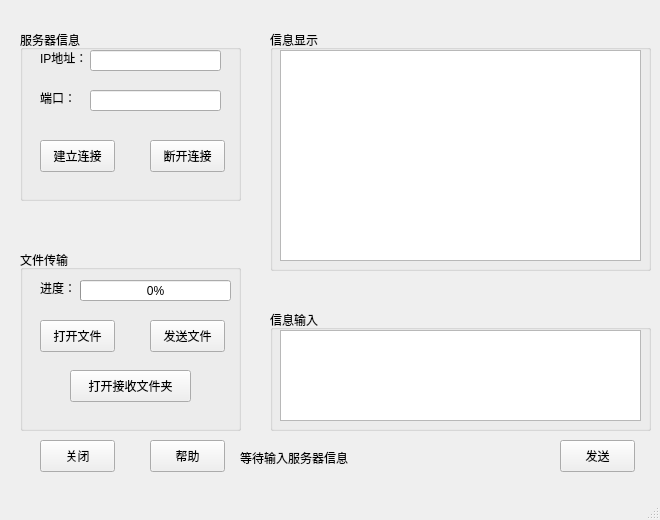
<?xml version="1.0" encoding="UTF-8"?>
<ui version="4.0">
 <class>MainWindow</class>
 <widget class="QMainWindow" name="MainWindow">
  <property name="geometry">
   <rect>
    <x>0</x>
    <y>0</y>
    <width>660</width>
    <height>520</height>
   </rect>
  </property>
  <property name="windowTitle">
   <string>客户端</string>
  </property>
  <property name="styleSheet">
   <string notr="true">MainWindow{
background-color:#EEEEEE
}
QPalette{background:#CFDDEE;}QGroupBox#gboxDevicePanel&gt;QLabel{color:#324C6C;}

QWidget#frmMain,QWidget[Form=&quot;true&quot;]{
border:1px solid #B4C2D7;
border-radius:0px;
}

.QFrame{
border:1px solid #B4C2D7;
border-radius:5px;
}

QLabel,QLineEdit,QTextEdit,QPlainTextEdit,QSpinBox,QGroupBox,QComboBox,QDateEdit,QTimeEdit,QDateTimeEdit,QSpinBox,QTreeView,QListView,QTableView,QTabWidget::pane{
color:#324C6C;
}

QWidget#widget_title{
background:qlineargradient(spread:pad,x1:0,y1:0,x2:0,y2:1,stop:0 #C0D3EB,stop:1 #BCCFE7);
}

QLabel#lab_Ico,QLabel#lab_Title{
border-radius:0px;
color:#324C6C;
background-color:rgba(0,0,0,0);
border-style:none;
}

QToolButton::menu-indicator{
image:None;
}

QToolButton,QWidget#widget_frm&gt;QLabel{
border-style:none;
padding:10px;
color:#324C6C;
background:qlineargradient(spread:pad,x1:0,y1:0,x2:0,y2:1,stop:0 #C0D3EB,stop:1 #BCCFE7);
}

QToolButton:hover,QWidget#widget_frm&gt;QLabel:hover{
background:qlineargradient(spread:pad,x1:0,y1:0,x2:0,y2:1,stop:0 #D2E3F5,stop:1 #CADDF3);
}

QLabel[labVideo=&quot;true&quot;]{
color:#324C6C;
border:1px solid #B4C2D7;
background:qlineargradient(spread:pad,x1:0,y1:0,x2:0,y2:1,stop:0 #C0D3EB,stop:1 #BCCFE7);
}

QLabel[labVideo=&quot;true&quot;]:focus{
border:1px solid #FF0000;
background:qlineargradient(spread:pad,x1:0,y1:0,x2:0,y2:1,stop:0 #D2E3F5,stop:1 #CADDF3);
}

QLineEdit,QTextEdit,QPlainTextEdit,QSpinBox{
border:1px solid #B4C2D7;
border-radius:5px;
padding:2px;
background:none;
selection-background-color:#C0D3EB;
selection-color:#324C6C;
}

QLineEdit[echoMode=&quot;2&quot;]{
lineedit-password-character:9679;
}

.QGroupBox{
border:1px solid #B4C2D7;
border-radius:5px;
}

.QPushButton{
border-style:none;
border:1px solid #B4C2D7;
color:#324C6C;
padding:5px;
min-height:20px;
border-radius:5px;
background:qlineargradient(spread:pad,x1:0,y1:0,x2:0,y2:1,stop:0 #C0D3EB,stop:1 #BCCFE7);
}

.QPushButton:hover{
background:qlineargradient(spread:pad,x1:0,y1:0,x2:0,y2:1,stop:0 #D2E3F5,stop:1 #CADDF3);
}

.QPushButton:pressed{
background:qlineargradient(spread:pad,x1:0,y1:0,x2:0,y2:1,stop:0 #C0D3EB,stop:1 #BCCFE7);
}

.QPushButton:disabled{
color:#838383;
background:#F4F4F4;
}

QPushButton#btnSplitterH{
padding:2px;
min-height:8px;
}

QPushButton#btnMenu,QPushButton#btnMenu_Min,QPushButton#btnMenu_Max,QPushButton#btnMenu_Close,QPushButton#btnSplitterV,QPushButton#btnSplitterH{
border-radius:0px;
color:#324C6C;
background-color:rgba(0,0,0,0);
border-style:none;
}

QPushButton#btnMenu:hover,QPushButton#btnMenu_Min:hover,QPushButton#btnMenu_Max:hover,QPushButton#btnSplitterV:hover,QPushButton#btnSplitterH:hover{
background-color:qlineargradient(spread:pad,x1:0,y1:1,x2:0,y2:0,stop:0 rgba(25,134,199,0),stop:1 #D2E3F5);
}

QPushButton#btnMenu_Close:hover{
background-color:qlineargradient(spread:pad,x1:0,y1:1,x2:0,y2:0,stop:0 rgba(238,0,0,128),stop:1 rgba(238,44,44,255));
}

QCheckBox{
color:#324C6C;
spacing:2px;
}

QCheckBox::indicator{
width:20px;
height:20px;
}

QCheckBox::indicator:unchecked{
image:url(:/image/checkbox_unchecked.png);
}

QCheckBox::indicator:checked{
image:url(:/image/checkbox_checked.png);
}

QRadioButton{
color:#324C6C;
spacing:2px;
}

QRadioButton::indicator{
width:15px;
height:15px;
}

QRadioButton::indicator::unchecked{
image:url(:/image/radio_normal.png);
}

QRadioButton::indicator::checked{
image:url(:/image/radio_selected.png);
}

QSpinBox::up-button,QDateEdit::up-button,QTimeEdit::up-button,QDateTimeEdit::up-button{
image:url(:/image/add_top.png);
}

QSpinBox::down-button,QDateEdit::down-button,QTimeEdit::down-button,QDateTimeEdit::down-button{
image:url(:/image/add_bottom.png);
}

QComboBox,QDateEdit,QTimeEdit,QDateTimeEdit,QSpinBox{
border-radius:3px;
padding:3px 5px 3px 5px;
border:1px solid #B4C2D7;
background:none;
selection-background-color:#C0D3EB;
selection-color:#324C6C;
}

QComboBox::drop-down,QDateEdit::drop-down,QTimeEdit::drop-down,QDateTimeEdit::drop-down{
subcontrol-origin:padding;
subcontrol-position:top right;
width:15px;
border-left-width:1px;
border-left-style:solid;
border-top-right-radius:3px;
border-bottom-right-radius:3px;
border-left-color:#B4C2D7;
}

QComboBox::down-arrow,QDateEdit::down-arrow,QTimeEdit::down-arrow,QDateTimeEdit::down-arrow{
image:url(:/image/add_bottom.png);
}

QMenu{
color:#324C6C;
background-color:#C0D3EB;
margin:2px;
}

QMenu::item{
padding:3px 20px 3px 20px;
}

QMenu::indicator{
width:13px;
height:13px;
}

QMenu::item:selected{
color:#324C6C;
border:0px solid #B4C2D7;
background:qlineargradient(spread:pad,x1:0,y1:0,x2:0,y2:1,stop:0 #C0D3EB,stop:1 #BCCFE7);
}

QMenu::separator{
height:1px;
background:#B4C2D7;
}

QProgressBar{
background:#BCCFE7;
border-radius:5px;
text-align:center;
border:1px solid #C0D3EB;
}

QProgressBar::chunk{
width:5px;
margin:0.5px;
background-color:#D2E3F5;
}

QSlider::groove:horizontal,QSlider::add-page:horizontal{
height:8px;
border-radius:3px;
background:#BCCFE7;
}

QSlider::sub-page:horizontal{
height:8px;
border-radius:3px;
background:#CADDF3;
}

QSlider::handle:horizontal{
width:13px;
margin-top:-3px;
margin-bottom:-3px;
border-radius:6px;
background:qradialgradient(spread:pad,cx:0.5,cy:0.5,radius:0.5,fx:0.5,fy:0.5,stop:0.6 #FFFFFF,stop:0.8 #BCCFE7);
}

QSlider::groove:vertical,QSlider::sub-page:vertical{
width:8px;
border-radius:3px;
background:#BCCFE7;
}

QSlider::add-page:vertical{
width:8px;
border-radius:3px;
background:#CADDF3;
}

QSlider::handle:vertical{
height:13px;
margin-left:-2px;
margin-right:-3px;
border-radius:6px;
background:qradialgradient(spread:pad,cx:0.5,cy:0.5,radius:0.5,fx:0.5,fy:0.5,stop:0.6 #FFFFFF,stop:0.8 #BCCFE7);
}

QScrollBar:vertical{
width:10px;
background-color:rgba(0,0,0,0%);
padding-top:10px;
padding-bottom:10px;
}

QScrollBar:horizontal{
height:10px;
background-color:rgba(0,0,0,0%);
padding-left:10px;
padding-right:10px;
}

QScrollBar::handle:vertical,QScrollBar::handle:horizontal{
width:10px;
background:#CADDF3;
}

QScrollBar::handle:vertical:hover,QScrollBar::handle:horizontal:hover{
width:10px;
background:#CADDF3;
}

QScrollBar::add-line:vertical{
height:10px;
width:10px;
subcontrol-position:bottom;
subcontrol-origin:margin;
border-image:url(:/image/add_bottom.png);
}

QScrollBar::add-line:horizontal{
height:10px;
width:10px;
subcontrol-position:right;
subcontrol-origin:margin;
border-image:url(:/image/add_right.png);
}

QScrollBar::sub-line:vertical{
height:10px;
width:10px;
subcontrol-position:top;
subcontrol-origin:margin;
border-image:url(:/image/add_top.png);
}

QScrollBar::sub-line:horizontal{
height:10px;
width:10px;
subcontrol-position:left;
subcontrol-origin:margin;
border-image:url(:/image/add_left.png);
}

QScrollBar::add-page:vertical,QScrollBar::sub-page:vertical,QScrollBar::add-page:horizontal,QScrollBar::sub-page:horizontal{
width:10px;
background:#BCCFE7;
}

QScrollArea{
border:0px;
}

QTreeView,QListView,QTableView,QTabWidget::pane{
border:1px solid #B4C2D7;
selection-background-color:#D2E3F5;
selection-color:#324C6C;
alternate-background-color:#CADDF3;
}

QTableView::item:selected,QListView::item:selected,QTreeView::item:selected{
color:#324C6C;
background:qlineargradient(spread:pad,x1:0,y1:0,x2:0,y2:1,stop:0 #C0D3EB,stop:1 #BCCFE7);
}

QTableView::item:hover,QListView::item:hover,QTreeView::item:hover{
color:#324C6C;
background:qlineargradient(spread:pad,x1:0,y1:0,x2:0,y2:1,stop:0 #D2E3F5,stop:1 #CADDF3);
}

QTableView::item,QListView::item,QTreeView::item{
padding:5px;
margin:0px;
}

QHeaderView::section,QTableCornerButton:section{
padding:3px;
margin:0px;
color:#324C6C;
border:1px solid #B4C2D7;
background:qlineargradient(spread:pad,x1:0,y1:0,x2:0,y2:1,stop:0 #D2E3F5,stop:1 #CADDF3);
}

QTabBar::tab{
border-radius:5px;
border:1px solid #B4C2D7;
color:#324C6C;
min-width:55px;
min-height:20px;
padding:3px 8px 3px 8px;
margin:1px;
background:qlineargradient(spread:pad,x1:0,y1:0,x2:0,y2:1,stop:0 #D2E3F5,stop:1 #CADDF3);
}

QTabBar::tab:selected,QTabBar::tab:hover{
background:qlineargradient(spread:pad,x1:0,y1:0,x2:0,y2:1,stop:0 #C0D3EB,stop:1 #BCCFE7);
}

QStatusBar::item{
border:0px solid #C0D3EB;
border-radius:3px;
}

QToolBox::tab,QToolTip,QGroupBox#gboxDevicePanel{
padding:3px;
border-radius: 5px;
color:#324C6C;
background:qlineargradient(spread:pad,x1:0,y1:0,x2:0,y2:1,stop:0 #C0D3EB,stop:1 #BCCFE7);
}

QToolBox::tab:selected{
background:qlineargradient(spread:pad,x1:0,y1:0,x2:0,y2:1,stop:0 #D2E3F5,stop:1 #CADDF3);
}
</string>
  </property>
  <widget class="QWidget" name="centralWidget">
   <widget class="QLabel" name="currentStatusLabel">
    <property name="geometry">
     <rect>
      <x>240</x>
      <y>450</y>
      <width>371</width>
      <height>16</height>
     </rect>
    </property>
    <property name="text">
     <string>等待输入服务器信息</string>
    </property>
   </widget>
   <widget class="QGroupBox" name="groupBox">
    <property name="geometry">
     <rect>
      <x>20</x>
      <y>30</y>
      <width>221</width>
      <height>171</height>
     </rect>
    </property>
    <property name="title">
     <string>服务器信息</string>
    </property>
    <widget class="QLineEdit" name="portLineEdit">
     <property name="geometry">
      <rect>
       <x>70</x>
       <y>60</y>
       <width>131</width>
       <height>21</height>
      </rect>
     </property>
    </widget>
    <widget class="QLabel" name="label">
     <property name="geometry">
      <rect>
       <x>20</x>
       <y>20</y>
       <width>51</width>
       <height>16</height>
      </rect>
     </property>
     <property name="text">
      <string>IP地址：</string>
     </property>
    </widget>
    <widget class="QLineEdit" name="hostLineEdit">
     <property name="geometry">
      <rect>
       <x>70</x>
       <y>20</y>
       <width>131</width>
       <height>21</height>
      </rect>
     </property>
    </widget>
    <widget class="QLabel" name="label_2">
     <property name="geometry">
      <rect>
       <x>20</x>
       <y>60</y>
       <width>51</width>
       <height>16</height>
      </rect>
     </property>
     <property name="text">
      <string>端口：</string>
     </property>
    </widget>
    <widget class="QPushButton" name="connectButton">
     <property name="geometry">
      <rect>
       <x>20</x>
       <y>110</y>
       <width>75</width>
       <height>32</height>
      </rect>
     </property>
     <property name="text">
      <string>建立连接</string>
     </property>
    </widget>
    <widget class="QPushButton" name="disconnectButton">
     <property name="geometry">
      <rect>
       <x>130</x>
       <y>110</y>
       <width>75</width>
       <height>32</height>
      </rect>
     </property>
     <property name="text">
      <string>断开连接</string>
     </property>
    </widget>
   </widget>
   <widget class="QGroupBox" name="groupBox_2">
    <property name="geometry">
     <rect>
      <x>20</x>
      <y>250</y>
      <width>221</width>
      <height>181</height>
     </rect>
    </property>
    <property name="title">
     <string>文件传输</string>
    </property>
    <widget class="QLabel" name="label_3">
     <property name="geometry">
      <rect>
       <x>20</x>
       <y>30</y>
       <width>31</width>
       <height>16</height>
      </rect>
     </property>
     <property name="text">
      <string>进度：</string>
     </property>
    </widget>
    <widget class="QProgressBar" name="clientProgressBar">
     <property name="geometry">
      <rect>
       <x>60</x>
       <y>30</y>
       <width>151</width>
       <height>21</height>
      </rect>
     </property>
     <property name="value">
      <number>0</number>
     </property>
    </widget>
    <widget class="QPushButton" name="openButton">
     <property name="geometry">
      <rect>
       <x>20</x>
       <y>70</y>
       <width>75</width>
       <height>32</height>
      </rect>
     </property>
     <property name="text">
      <string>打开文件</string>
     </property>
    </widget>
    <widget class="QPushButton" name="sendFileButton">
     <property name="geometry">
      <rect>
       <x>130</x>
       <y>70</y>
       <width>75</width>
       <height>32</height>
      </rect>
     </property>
     <property name="text">
      <string>发送文件</string>
     </property>
    </widget>
    <widget class="QPushButton" name="openFolderButton">
     <property name="geometry">
      <rect>
       <x>50</x>
       <y>120</y>
       <width>121</width>
       <height>32</height>
      </rect>
     </property>
     <property name="text">
      <string>打开接收文件夹</string>
     </property>
    </widget>
   </widget>
   <widget class="QGroupBox" name="groupBox_3">
    <property name="geometry">
     <rect>
      <x>270</x>
      <y>30</y>
      <width>381</width>
      <height>241</height>
     </rect>
    </property>
    <property name="title">
     <string>信息显示</string>
    </property>
    <widget class="QTextBrowser" name="textBrowser">
     <property name="geometry">
      <rect>
       <x>10</x>
       <y>20</y>
       <width>361</width>
       <height>211</height>
      </rect>
     </property>
    </widget>
   </widget>
   <widget class="QPushButton" name="sendMesButton">
    <property name="geometry">
     <rect>
      <x>560</x>
      <y>440</y>
      <width>75</width>
      <height>32</height>
     </rect>
    </property>
    <property name="text">
     <string>发送</string>
    </property>
   </widget>
   <widget class="QPushButton" name="quitButton">
    <property name="geometry">
     <rect>
      <x>40</x>
      <y>440</y>
      <width>75</width>
      <height>32</height>
     </rect>
    </property>
    <property name="text">
     <string>关闭</string>
    </property>
   </widget>
   <widget class="QGroupBox" name="groupBox_4">
    <property name="geometry">
     <rect>
      <x>270</x>
      <y>310</y>
      <width>381</width>
      <height>121</height>
     </rect>
    </property>
    <property name="title">
     <string>信息输入</string>
    </property>
    <widget class="QTextEdit" name="inputTextEdit">
     <property name="geometry">
      <rect>
       <x>10</x>
       <y>20</y>
       <width>361</width>
       <height>91</height>
      </rect>
     </property>
    </widget>
   </widget>
   <widget class="QPushButton" name="helpButton">
    <property name="geometry">
     <rect>
      <x>150</x>
      <y>440</y>
      <width>75</width>
      <height>32</height>
     </rect>
    </property>
    <property name="text">
     <string>帮助</string>
    </property>
   </widget>
  </widget>
  <widget class="QStatusBar" name="statusBar"/>
 </widget>
 <layoutdefault spacing="6" margin="11"/>
 <resources/>
 <connections/>
</ui>
